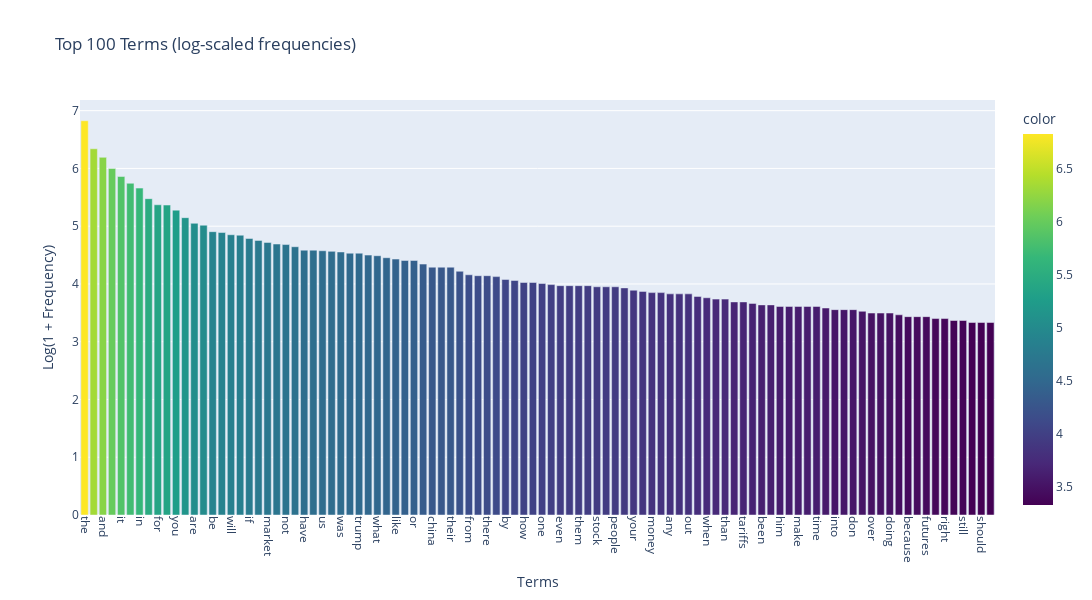

Notebook cell for this chart:
### Code cell
#Exercise 15
import numpy as np
import plotly.express as px

#Transform raw counts to log scale
term_frequencies_log = np.log1p(term_frequencies)

N = 100
top_indices = np.argsort(term_frequencies_log)[::-1][:N]

fig = px.bar(
    x=count_vect.get_feature_names_out()[top_indices],
    y=term_frequencies_log[top_indices],
    color=term_frequencies_log[top_indices],        # gradient by frequency
    color_continuous_scale='Viridis',              #colors
    labels={'x': 'Terms', 'y': 'Log(1 + Frequency)'},
    title=f"Top {N} Terms (log-scaled frequencies)"
)

fig.update_layout(
    xaxis=dict(tickangle=90),
    width=1200,
    height=600
)

fig.show()

#The tallest bar shrink relatively more than the shorter ones
#Extremely high frequemcy word doesn't take over the whole chart

### Figure 1 — Plotly figure (JSON) as saved in the notebook; plotly's stock layout.template omitted (floating-point values rounded to 4 significant figures)
{"data": [{"hovertemplate": "Terms=%{x}<br>Log(1 + Frequency)=%{y}<br>color=%{marker.color}<extra></extra>", "legendgroup": "", "marker": {"color": [6.825, 6.34, 6.192, 5.999, 5.861, 5.743, 5.659, 5.476, 5.371, 5.366, 5.278, 5.147, 5.05, 5.017, 4.905, 4.89, 4.852, 4.844, 4.787, 4.754, 4.718, 4.691, 4.682, 4.644, 4.585, 4.585, 4.575, 4.564, 4.554, 4.533, 4.533, 4.5, 4.489, 4.454, 4.431, 4.407, 4.407, 4.344, 4.29, 4.29, 4.29, 4.22, 4.159, 4.143, 4.143, 4.127, 4.078, 4.06, 4.025, 4.025, 4.007, 3.989, 3.97, 3.97, 3.97, 3.97, 3.951, 3.951, 3.951, 3.932, 3.892, 3.871, 3.85, 3.85, 3.829, 3.829, 3.829, 3.784, 3.761, 3.738, 3.738, 3.689, 3.689, 3.664, 3.638, 3.638, 3.611, 3.611, 3.611, 3.611, 3.611, 3.584, 3.555, 3.555, 3.555, 3.526, 3.497, 3.497, 3.497, 3.466, 3.434, 3.434, 3.434, 3.401, 3.401, 3.367, 3.367, 3.332, 3.332, 3.332], "coloraxis": "coloraxis", "pattern": {"shape": ""}}, "name": "", "orientation": "v", "showlegend": false, "textposition": "auto", "type": "bar", "x": ["the", "to", "and", "is", "it", "of", "in", "that", "for", "this", "you", "on", "are", "they", "be", "he", "will", "with", "if", "as", "market", "but", "not", "so", "have", "all", "us", "just", "was", "at", "trump", "my", "what", "can", "like", "we", "or", "has", "china", "about", "their", "more", "from", "now", "there", "no", "by", "re", "how", "up", "one", "do", "even", "some", "them", "think", "stock", "his", "people", "going", "your", "an", "money", "good", "any", "would", "out", "see", "when", "who", "than", "only", "tariffs", "why", "been", "get", "him", "other", "make", "price", "time", "want", "into", "me", "don", "then", "over", "down", "doing", "could", "because", "silver", "futures", "company", "right", "x200b", "still", "after", "should", "years"], "xaxis": "x", "y": [6.825, 6.34, 6.192, 5.999, 5.861, 5.743, 5.659, 5.476, 5.371, 5.366, 5.278, 5.147, 5.05, 5.017, 4.905, 4.89, 4.852, 4.844, 4.787, 4.754, 4.718, 4.691, 4.682, 4.644, 4.585, 4.585, 4.575, 4.564, 4.554, 4.533, 4.533, 4.5, 4.489, 4.454, 4.431, 4.407, 4.407, 4.344, 4.29, 4.29, 4.29, 4.22, 4.159, 4.143, 4.143, 4.127, 4.078, 4.06, 4.025, 4.025, 4.007, 3.989, 3.97, 3.97, 3.97, 3.97, 3.951, 3.951, 3.951, 3.932, 3.892, 3.871, 3.85, 3.85, 3.829, 3.829, 3.829, 3.784, 3.761, 3.738, 3.738, 3.689, 3.689, 3.664, 3.638, 3.638, 3.611, 3.611, 3.611, 3.611, 3.611, 3.584, 3.555, 3.555, 3.555, 3.526, 3.497, 3.497, 3.497, 3.466, 3.434, 3.434, 3.434, 3.401, 3.401, 3.367, 3.367, 3.332, 3.332, 3.332], "yaxis": "y"}], "layout": {"barmode": "relative", "coloraxis": {"colorbar": {"title": {"text": "color"}}, "colorscale": [[0, "#440154"], [0.1111, "#482878"], [0.2222, "#3e4989"], [0.3333, "#31688e"], [0.4444, "#26828e"], [0.5556, "#1f9e89"], [0.6667, "#35b779"], [0.7778, "#6ece58"], [0.8889, "#b5de2b"], [1, "#fde725"]]}, "height": 600, "legend": {"tracegroupgap": 0}, "title": {"text": "Top 100 Terms (log-scaled frequencies)"}, "width": 1200, "xaxis": {"anchor": "y", "domain": [0, 1], "tickangle": 90, "title": {"text": "Terms"}}, "yaxis": {"anchor": "x", "domain": [0, 1], "title": {"text": "Log(1 + Frequency)"}}}}
